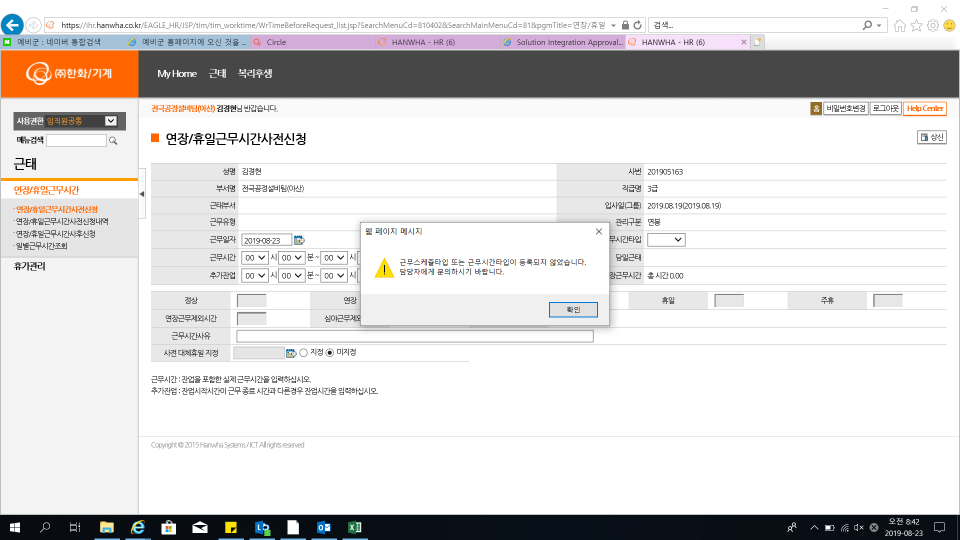
#> input picture open_cv/images/test_img.png, 1920 x 1080 px (shown at 1/2 size)
$ python roi_control.py
#> lines starting #> are read from the running program, lines starting #| are printed output that depends on the picture; after the words box and inside, x2 and y2 are one past the last pixel; in counts of white or black regions, pixels touching at a corner belong together
import numpy as np
import cv2
import os

from random import shuffle
import math

def onChange(x):
    pass


def track_bar():
    folder_path = (os.path.dirname(os.path.realpath(__file__)))                         # 실행 스크립트 폴더 절대 경로
    image_folder_path = os.path.join(folder_path,"images")                              # images 폴더 경로

    img_file = os.path.join(image_folder_path,"test_img.png")                                # img_file 경로

    img = cv2.imread(img_file, cv2.IMREAD_COLOR)                                         # IMREAD_COLOR 칼라이미지 생성
#> img is the input picture: shape (1080, 1920, 3); mean B, G, R 218.2, 218.9, 220.8
    cv2.imshow('original',img)

    subimg = img[300:400, 350:750]
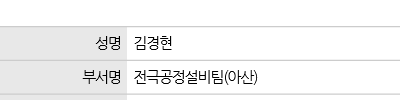
#> subimg: shape (100, 400, 3); min 0, max 255, mean 242.8
    cv2.imshow("cutting",subimg)

    img[300:400 , 0:400] = subimg
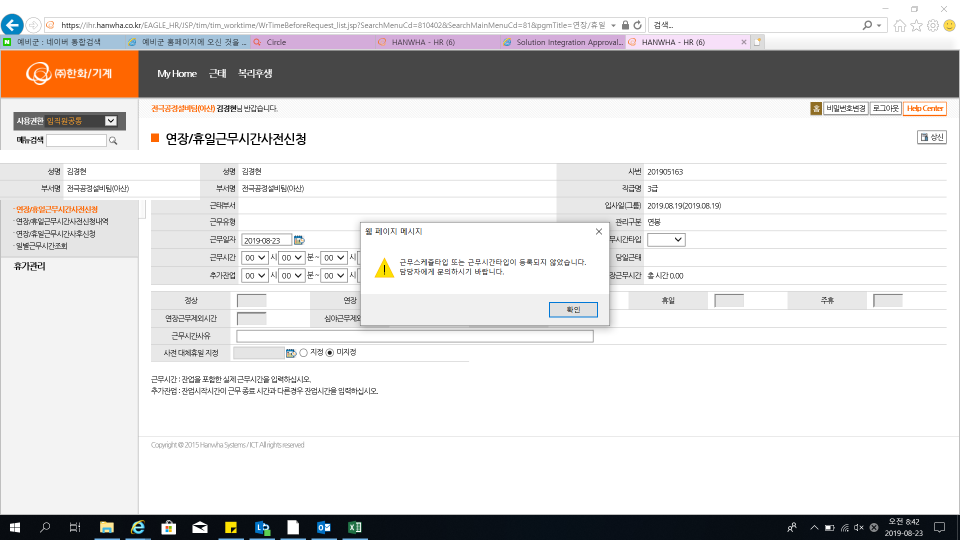
#> img: shape (1080, 1920, 3) (shown at 1/2 size); 1.53% of pixels changed, all inside (x1, y1, x2, y2) = (0, 300, 400, 400)


    print(img.shape)
#| (1080, 1920, 3)
    print(subimg.shape)
#| (100, 400, 3)

    cv2.imshow('modified',img)

    cv2.waitKey(0)
    cv2.destroyAllWindows()


track_bar()
